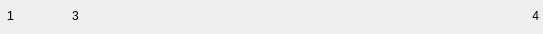
<?xml version="1.0" encoding="UTF-8"?>
<ui version="4.0">
 <class>RankingItem</class>
 <widget class="QWidget" name="RankingItem">
  <property name="geometry">
   <rect>
    <x>0</x>
    <y>0</y>
    <width>543</width>
    <height>34</height>
   </rect>
  </property>
  <property name="windowTitle">
   <string>Form</string>
  </property>
  <widget class="QWidget" name="layoutWidget">
   <property name="geometry">
    <rect>
     <x>0</x>
     <y>0</y>
     <width>541</width>
     <height>31</height>
    </rect>
   </property>
   <layout class="QHBoxLayout" name="horizontalLayout">
    <property name="spacing">
     <number>8</number>
    </property>
    <property name="rightMargin">
     <number>2</number>
    </property>
    <item>
     <widget class="QLabel" name="labNum">
      <property name="sizePolicy">
       <sizepolicy hsizetype="Fixed" vsizetype="Fixed">
        <horstretch>0</horstretch>
        <verstretch>0</verstretch>
       </sizepolicy>
      </property>
      <property name="minimumSize">
       <size>
        <width>21</width>
        <height>21</height>
       </size>
      </property>
      <property name="font">
       <font>
        <family>Microsoft YaHei UI</family>
        <pointsize>10</pointsize>
       </font>
      </property>
      <property name="text">
       <string>1</string>
      </property>
      <property name="alignment">
       <set>Qt::AlignCenter</set>
      </property>
     </widget>
    </item>
    <item>
     <widget class="QLabel" name="labPicOrText">
      <property name="sizePolicy">
       <sizepolicy hsizetype="Fixed" vsizetype="Fixed">
        <horstretch>0</horstretch>
        <verstretch>0</verstretch>
       </sizepolicy>
      </property>
      <property name="minimumSize">
       <size>
        <width>35</width>
        <height>21</height>
       </size>
      </property>
      <property name="font">
       <font>
        <family>Microsoft YaHei UI</family>
       </font>
      </property>
      <property name="text">
       <string/>
      </property>
      <property name="alignment">
       <set>Qt::AlignCenter</set>
      </property>
     </widget>
    </item>
    <item>
     <widget class="QLabel" name="labCon">
      <property name="sizePolicy">
       <sizepolicy hsizetype="Fixed" vsizetype="Fixed">
        <horstretch>0</horstretch>
        <verstretch>0</verstretch>
       </sizepolicy>
      </property>
      <property name="minimumSize">
       <size>
        <width>80</width>
        <height>21</height>
       </size>
      </property>
      <property name="font">
       <font>
        <family>Microsoft YaHei UI</family>
       </font>
      </property>
      <property name="text">
       <string>3</string>
      </property>
      <property name="alignment">
       <set>Qt::AlignLeading|Qt::AlignLeft|Qt::AlignVCenter</set>
      </property>
     </widget>
    </item>
    <item>
     <spacer name="horizontalSpacer">
      <property name="orientation">
       <enum>Qt::Horizontal</enum>
      </property>
      <property name="sizeType">
       <enum>QSizePolicy::Expanding</enum>
      </property>
      <property name="sizeHint" stdset="0">
       <size>
        <width>300</width>
        <height>20</height>
       </size>
      </property>
     </spacer>
    </item>
    <item>
     <widget class="QLabel" name="labEnd">
      <property name="sizePolicy">
       <sizepolicy hsizetype="Fixed" vsizetype="Preferred">
        <horstretch>0</horstretch>
        <verstretch>0</verstretch>
       </sizepolicy>
      </property>
      <property name="minimumSize">
       <size>
        <width>71</width>
        <height>0</height>
       </size>
      </property>
      <property name="text">
       <string>4</string>
      </property>
      <property name="alignment">
       <set>Qt::AlignRight|Qt::AlignTrailing|Qt::AlignVCenter</set>
      </property>
     </widget>
    </item>
   </layout>
  </widget>
 </widget>
 <resources/>
 <connections/>
</ui>
